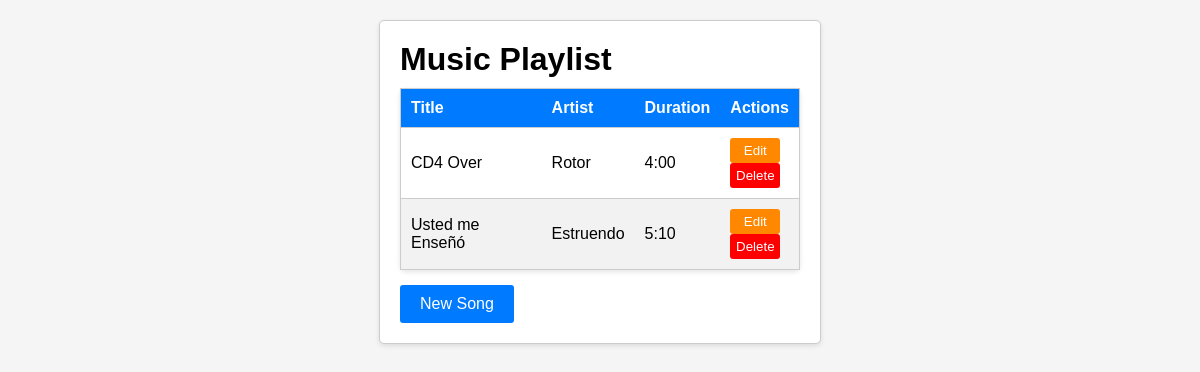
Before: / with the older database file.
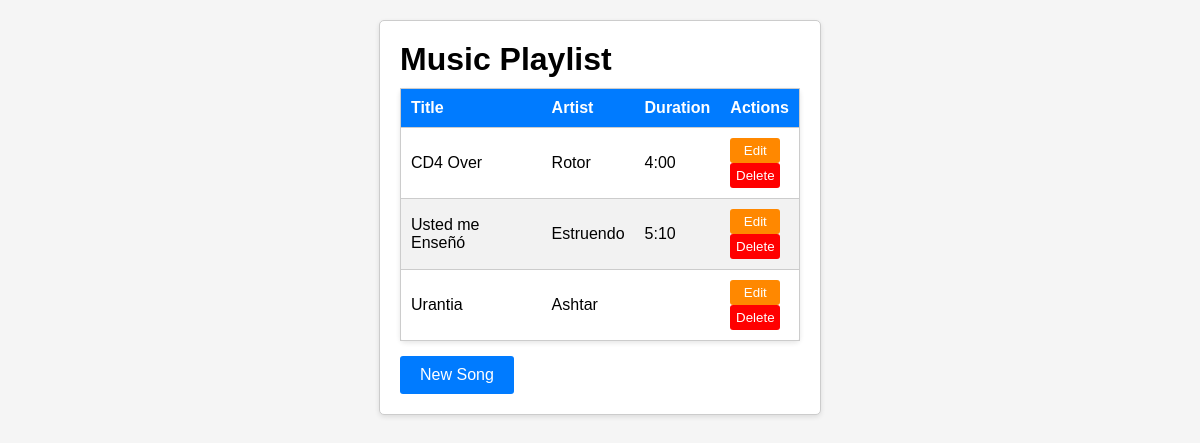
After: the same page with the newer database file.
### db/db.py (models this page shows)
class Song(db.Model):
    id = db.Column(db.Integer, primary_key=True)
    title = db.Column(db.String(100), nullable=False)
    artist = db.Column(db.String(100))
    duration = db.Column(db.String(10))

### app.py (the view)
@app.route('/')
def index():
    songs = Song.query.all()  # Retrieve all songs from the database
    return render_template('index.html', songs=songs)

### templates/index.html (shortened to what this page needs)
<!DOCTYPE html>
<html lang="en">
<head>
    <link rel="stylesheet" href="{{ url_for('static', filename='css/styles.css') }}">
</head>
<body>
    <div class="container">
        <h1>Music Playlist</h1>
        <table class="song-table">
            <thead>
                <tr>
                    <th>Title</th>
                    <th>Artist</th>
                    <th>Duration</th>
                    <th>Actions</th>
                </tr>
            </thead>
            <tbody>
                {% for song in songs %}
                    <tr>
                        <td>{{ song.title }}</td>
                        <td>{{ song.artist }}</td>
                        <td>{{ song.duration }}</td>
                        <td>
                            <form action="/edit_song/{{ song.id }}" method="GET">
                                <button type="submit" class="manage-button edit-button">Edit</button>
                            </form>
                            <form action="/delete_song/{{ song.id }}" method="POST" onsubmit="return confirmDelete('{{ song.title }}');">
                                <button type="submit" class="manage-button delete-button">Delete</button>
                            </form>
                        </td>
                    </tr>
                {% endfor %}
            </tbody>
        </table>
        <a class="song-button" href="/add_song">New Song</a>
    </div>
</body>
</html>

### static/css/styles.css (style rules this page uses)
body, h1, form { margin: 0; padding: 0; }
h1 { margin-bottom: 10px; }
body { font-family: Arial, sans-serif; background-color: #f5f5f5; padding: 20px; }
.song-table { width: 100%; border-collapse: collapse; margin-bottom: 15px; background-color: #fff; border: 1px solid #ccc; border-radius: 5px; box-shadow: 0 2px 5px rgba(0, 0, 0, 0.1); }
.song-table th { background-color: #007bff; color: #fff; padding: 10px; text-align: left; }
.song-table td { padding: 10px; border-top: 1px solid #ccc; }
.song-table tr:nth-child(even) { background-color: #f2f2f2; }
.container { width: 400px; margin: 0 auto; background-color: #fff; border: 1px solid #ccc; padding: 20px; border-radius: 5px; box-shadow: 0 2px 5px rgba(0, 0, 0, 0.1); }
.song-button { background-color: #007bff; color: #fff; padding: 10px 20px; border: none; border-radius: 3px; cursor: pointer; transition: background-color 0.3s ease-in-out; text-decoration: none; display: inline-block; }
.manage-button { width: 50px; text-align: center; color: #fff; padding: 5px 0; border: none; border-radius: 3px; cursor: pointer; transition: background-color 0.3s ease-in-out; text-decoration: none; display: inline-block; }
.delete-button { background-color: #ff0000; }
.edit-button { background-color: #ff8800; }

Changed rows visible on the page:
added Song: title "Urantia", artist "Ashtar"
